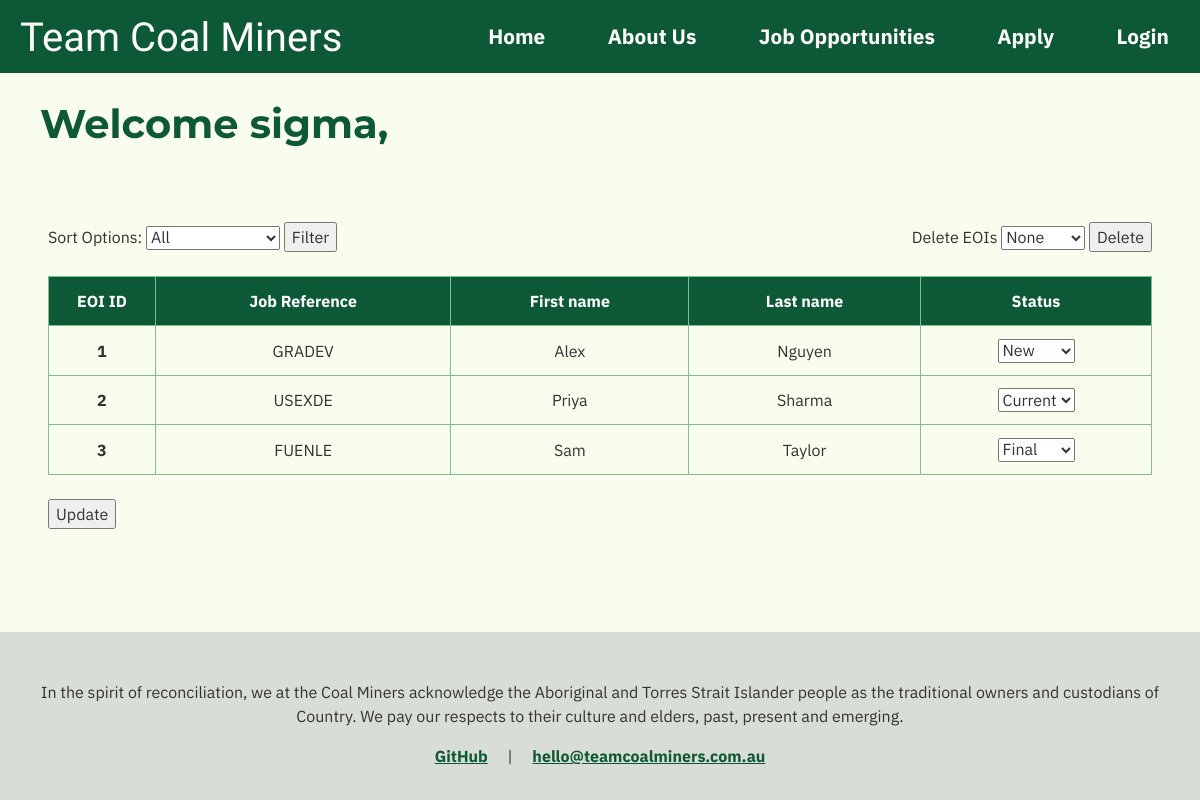
Page /manage.php (signed in) on the committed database.
### tables this page shows
CREATE TABLE `eoi` (
  `EOInumber` int(11) NOT NULL,
  `job_ref` varchar(6) NOT NULL,
  `first_name` varchar(20) NOT NULL,
  `last_name` varchar(20) NOT NULL,
  `dob` date NOT NULL,
  `gender` varchar(20) NOT NULL,
  `street_address` varchar(40) NOT NULL,
  `suburb` varchar(40) NOT NULL,
  `state` varchar(3) NOT NULL,
  `postcode` char(4) NOT NULL,
  `email` varchar(80) NOT NULL,
  `phone` varchar(12) NOT NULL,
  `skills` varchar(255) DEFAULT NULL,
  `other_skills` text DEFAULT NULL,
  `eoi_status` enum('New','Current','Final') NOT NULL DEFAULT 'New'
);

### manage.php (the view, shortened to what this page needs)
<!DOCTYPE html>
<html lang = "en">
<head>
    <link rel = "stylesheet" href = "style/style.css">
    <link rel = "stylesheet" href = "style/index_style.css">
</head>
<body>
    <header>
        <?php
            include('nav.inc')
        ?>
        <h1 style = "margin-left: 1em;">Welcome <?php echo $_SESSION['Username'] ?>,</h2>
    </header>
    <main>
        <form method = "post" action = "manage.php">
            <label for = "sort_option">Sort Options: </label>
            <select name = "sort_option" id = "sort_option" required>
                <option value = "all">All</option>
            </select>
            <button type = "submit">Filter</button>
            <div style = "float: right">
                <label for = "deleted_eoi">Delete EOIs</label>
                <select name = "deleted_eoi" id = "deleted_eoi" required>
                    <option value = "none">None</option>
                </select>
                <button type = "submit">Delete</button>
            </div>
        </form>
        <?php
            require_once "settings.php";
            $dbconn = @mysqli_connect($host, $user, $pwd, $sql_db);
            $query = "SELECT * FROM eoi";
            $sort = $_POST['sort_option'];
            switch ($sort)
            {
                default:
                    $query = "SELECT * FROM eoi ORDER BY EOInumber";
                    break;
            }
            $result = mysqli_query($dbconn, $query);
            if ($result)
            {
                echo "<form method = 'post' action = 'manage.php'>";
                echo "<table class = 'eoi_table'>";
                echo "<thead>";
                echo "<tr>";
                echo "<th id = 'eoi_id'>EOI ID</th>";
                echo "<th>Job Reference</th>";
                echo "<th>First name</th>";
                echo "<th>Last name</th>";
                echo "<th>Status</th>";
                echo "</tr>";
                echo "</thead>";
                echo "<tbody>";
                while ($row = mysqli_fetch_assoc($result))
                {
                    echo "<tr>";
                    echo "<th id = 'eoi_id'>" . $row['EOInumber'] . "</th>";
                    echo "<td>" . $row['job_ref'] . "</td>";
                    echo "<td>" . $row['first_name'] . "</td>";
                    echo "<td>" . $row['last_name'] . "</td>";
                    echo "<td>";
                    echo "<select name = 'status_" . $row['EOInumber'] . "' required>";
                    switch ($row['eoi_status'])
                    {
                        case "New":
                            echo "<option value = 'New'>" . $row['eoi_status'] . "</option>";
                            break;
                        case "Current":
                            echo "<option value = 'Current'>" . $row['eoi_status'] . "</option>";
                            break;
                        case "Final":
                            echo "<option value = 'Final'>" . $row['eoi_status'] . "</option>";
                            break;
                    }
                    echo "</td>";
                    echo "</tr>";
                }
                echo "</tbody>";
                echo "</table>";
                echo "<button type = 'submit'>Update</button>";
                echo "</form>";
            }
        ?>
    </main>
    <footer style = "clear: both">
        <?php
            include('footer.inc')
        ?>
    </footer>
</body>
</html>

### style/style.css (style rules this page uses)
* { font-family: 'IBM Plex Sans', sans-serif; font-size: 1em; line-height: 1.5; color: #333333; }
body { margin: 0; padding: 0; display:flex; min-height: 100dvh; flex-direction: column; background-color: #f9fded; }
h1 { font-family: 'Montserrat', Verdana, sans-serif; font-size: 2.5em; font-weight: 700; line-height: 1.2; color: #0d5836; }
main { padding: 3em; }
footer { padding: 1em; background-color: #d8ddd5; overflow: auto; text-align: center; margin-top: auto; }

### rows in the picture
eoi: EOInumber "1", job_ref "GRADEV", first_name "Alex", last_name "Nguyen", eoi_status+EOInumber "New"
eoi: EOInumber "2", job_ref "USEXDE", first_name "Priya", last_name "Sharma", eoi_status+EOInumber "Current"
eoi: EOInumber "3", job_ref "FUENLE", first_name "Sam", last_name "Taylor", eoi_status+EOInumber "Final"

### other values in the picture
$_SESSION['Username'] "sigma"
